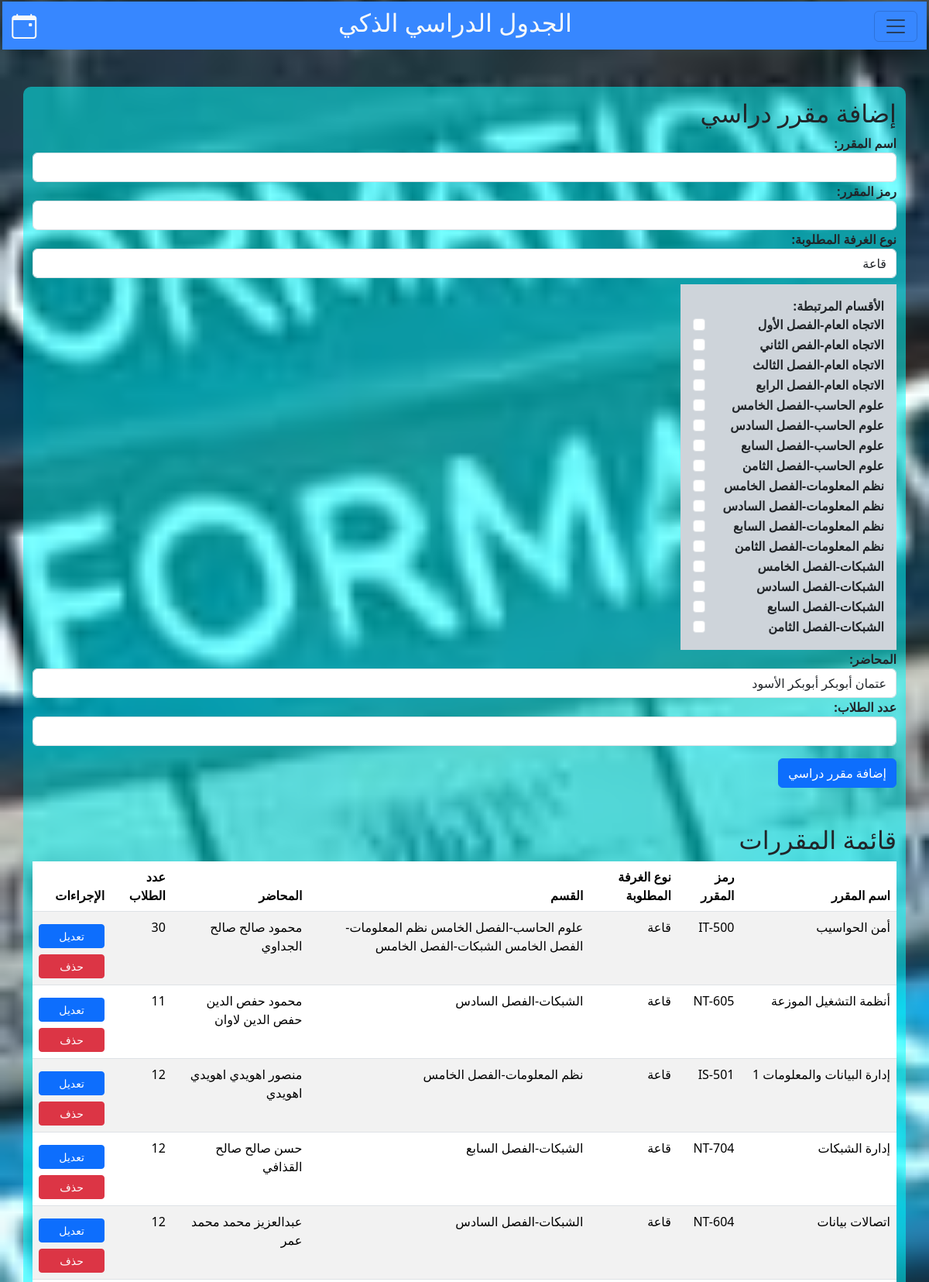
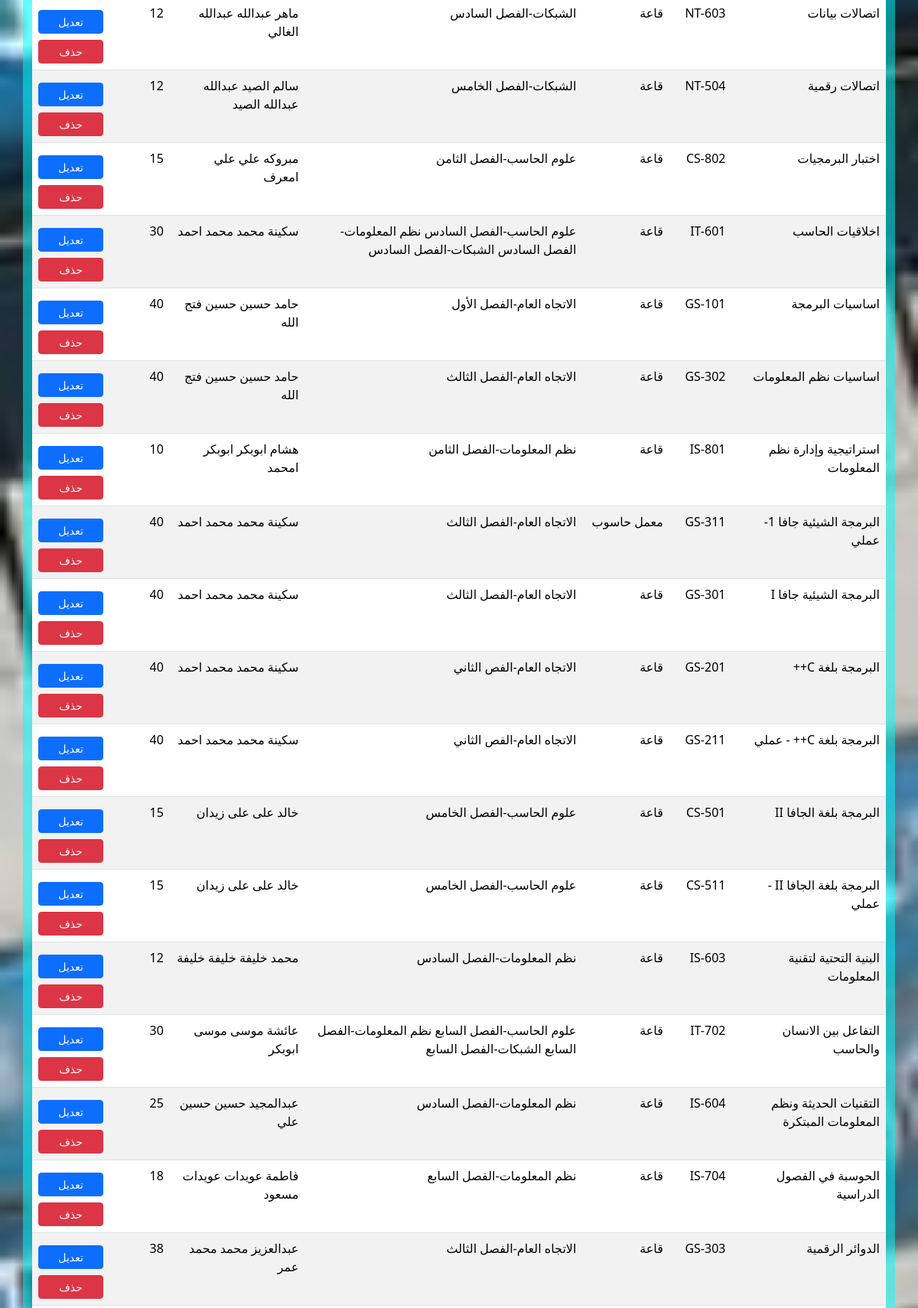
The page /add_course/ (signed in, upper part) on the database its author committed (2 pictures, top to bottom).
### scheduler/models.py (models this page shows, shortened)
class Department(models.Model):
    name = models.CharField(max_length=100)
    code = models.CharField(max_length=20)
    semester = models.ForeignKey(Semester, on_delete=models.CASCADE, null=True)
    college = models.ForeignKey(College, on_delete=models.CASCADE)
    def __str__(self):
        return f"{self.name}-{self.semester}"

class Semester(models.Model):
    semester_name = models.CharField(max_length=30, null=True)
    semester_number = models.IntegerField()
    college = models.ForeignKey(College, on_delete=models.CASCADE)
    def __str__(self):
        return str(self.semester_name)

class Course(models.Model):
    ROOM_TYPES = [
        ('hall', 'قاعة'),
        ('computer_lab', 'معمل حاسوب'),
        ('chemistry_lab', 'معمل كيمياء'),
        ('rocks_lab', 'معمل صخور'),
        ('biology_lab', 'معمل أحياء'),
    ]
    name = models.CharField(max_length=100)
    code = models.CharField(max_length=20)
    department = models.ManyToManyField(Department)
    lecturer = models.ForeignKey(Lecturer, on_delete=models.CASCADE)
    student_count = models.IntegerField(default=0)
    college = models.ForeignKey(College, on_delete=models.CASCADE)
    required_room_type = models.CharField(max_length=20, choices=ROOM_TYPES, default='hall')

class Lecturer(models.Model):
    name = models.CharField(max_length=100)
    number = models.IntegerField()
    college = models.ForeignKey(College, on_delete=models.CASCADE)

### scheduler/views.py (the view, shortened to what this page needs)
# urls.py: path('add_course/', views.add_course, name='add_course'),
@login_required(login_url='Login_view')
def add_course(request):
    user_college = get_object_or_404(College, user=request.user)
    courses = Course.objects.filter(college=user_college).order_by('name')
    departments = Department.objects.filter(college=user_college)
    lecturers = Lecturer.objects.filter(college=user_college)
    return render(request, 'add_course.html', {
        'courses': courses,
        'departments': departments,
        'lecturers': lecturers,
    })

### templates/add_course.html (shortened to what this page needs)
{% extends 'base.html'%}
{% load static %}
{% block contant %}
<div class="add">
    <nav class="navbar sticky-top"  >
        <div class="container-fluid">
          <i class="bi bi-calendar-event fs-2 text-light"></i>
          <h2 class="text-light"> الجدول الدراسي الذكي</h2>
          <button class="navbar-toggler " type="button"  data-bs-toggle="offcanvas" data-bs-target="#offcanvasNavbar" aria-controls="offcanvasNavbar" aria-label="Toggle navigation">
            <span class="navbar-toggler-icon "></span>
          </button>
    </nav>
    <div class="container mt-5 add" dir="rtl">
        <h2>إضافة مقرر دراسي</h2>
        <form method="POST">
            <div class="form-group">
                <label class="fw-bold" for="name">اسم المقرر:</label>
                <input type="text" name="name" id="name" class="form-control" required>
            </div>
            <div class="form-group">
                <label class="fw-bold" for="code">رمز المقرر:</label>
                <input type="text" name="code" id="code" class="form-control" required>
            </div>
            <div class="form-group">
                <label class="fw-bold" for="required_room_type">نوع الغرفة المطلوبة:</label>
                <select name="required_room_type" id="required_room_type" class="form-control" required>
                    <option value="hall">قاعة</option>
                </select>
            </div>
            <div class="form-group bg-dark-subtle mt-2 p-3 w-25">
                <label class="fw-bold" for="departments">الأقسام المرتبطة:</label>
                <div id="departments">
                    {% for department in departments %}
                        <div class="form-check">
                            <input type="checkbox" name="departments" value="{{ department.id }}" class="form-check-input" id="department_{{ department.id }}">
                            <label class="fw-bold form-check-label" for="department_{{ department.id }}">{{ department }}</label>
                        </div>
                    {% endfor %}
                </div>
            </div>
            <div class="form-group">
                <label  for="lecturer" class="fw-bold">المحاضر:</label>
                <select name="lecturer" id="lecturer" class="form-control">
                    {% for lecturer in lecturers %}
                        <option value="{{ lecturer.id }}">{{ lecturer.name }}</option>
                    {% endfor %}
                </select>
            </div>
            <div class="form-group">
                <label class="fw-bold" for="student_count">عدد الطلاب:</label>
                <input type="number" name="student_count" id="student_count" class="form-control" required>
            </div>
            <button type="submit" class="btn btn-primary mt-3">إضافة مقرر دراسي</button>
        </form>
        <h2 class="mt-5">قائمة المقررات</h2>
<table class="table table-striped">
    <thead>
        <tr>
            <th>اسم المقرر</th>
            <th>رمز المقرر</th>
            <th>نوع الغرفة المطلوبة</th>
            <th>القسم</th>
            <th>المحاضر</th>
            <th>عدد الطلاب</th>
            <th>الإجراءات</th>
        </tr>
    </thead>
    <tbody>
        {% for course in courses %}
        <tr>
            <td>{{ course.name }}</td>
            <td>{{ course.code }}</td>
            <td>{{ course.get_required_room_type_display }}</td>
            <td>
                {% for department in course.department.all %}
                    {{ department}}
                {% endfor %}
            </td>
            <td>{{ course.lecturer.name }}</td>
            <td>{{ course.student_count }}</td>
            <td>
                <a href="{% url 'edit_course' course.id %}" class="btn btn-primary btn-sm my-2 w-100">تعديل</a>
                <a href="{% url 'delete_course' course.id %}" class="btn btn-danger btn-sm w-100">حذف</a>
            </td>
        </tr>
        {% endfor %}
    </tbody>
</table>
    </div>
</div>
{% endblock %}

### schedule_optimizer/static/css/main.css (style rules this page uses)
.navbar { background-color: rgb(55, 135, 255); margin: .1rem .2rem; height: 3.9rem; }
.container { background-color:rgba(0, 255, 255, 0.5); padding: 15px; border-radius: 10px; }
.form-check { display: flex; align-items: center; margin-bottom: 0.5rem; }
.form-check-label { margin-left: 10px; }

### rows shown on the page
Department: name+semester "الاتجاه العام-الفصل الأول"
Department: name+semester "الاتجاه العام-الفص الثاني"
Department: name+semester "الاتجاه العام-الفصل الثالث"
Department: name+semester "الاتجاه العام-الفصل الرابع"
Department: name+semester "علوم الحاسب-الفصل الخامس"
Department: name+semester "علوم الحاسب-الفصل السادس"
Department: name+semester "علوم الحاسب-الفصل السابع"
Department: name+semester "علوم الحاسب-الفصل الثامن"
Department: name+semester "نظم المعلومات-الفصل الخامس"
Department: name+semester "نظم المعلومات-الفصل السادس"
Department: name+semester "نظم المعلومات-الفصل السابع"
Department: name+semester "نظم المعلومات-الفصل الثامن"
Department: name+semester "الشبكات-الفصل الخامس"
Department: name+semester "الشبكات-الفصل السادس"
Department: name+semester "الشبكات-الفصل السابع"
Department: name+semester "الشبكات-الفصل الثامن"
Course: name "أمن الحواسيب", code "IT-500", required_room_type "قاعة", lecturer.name "محمود صالح صالح الجداوي", student_count "30"
Course: name "أنظمة التشغيل الموزعة", code "NT-605", required_room_type "قاعة", lecturer.name "محمود حفص الدين حفص الدين لاوان", student_count "11"
Course: name "إدارة البيانات والمعلومات 1", code "IS-501", required_room_type "قاعة", lecturer.name "منصور اهويدي اهويدي اهويدي", student_count "12"
Course: name "إدارة الشبكات", code "NT-704", required_room_type "قاعة", lecturer.name "حسن صالح صالح القذافي", student_count "12"
Course: name "اتصالات بيانات", code "NT-604", required_room_type "قاعة", lecturer.name "عبدالعزيز محمد محمد عمر", student_count "12"
Course: name "اتصالات بيانات", code "NT-603", required_room_type "قاعة", lecturer.name "ماهر عبدالله عبدالله الغالي", student_count "12"
Course: name "اتصالات رقمية", code "NT-504", required_room_type "قاعة", lecturer.name "سالم الصيد عبدالله عبدالله الصيد", student_count "12"
Course: name "اختبار البرمجيات", code "CS-802", required_room_type "قاعة", lecturer.name "مبروكه علي علي امعرف", student_count "15"
Course: name "اخلاقيات الحاسب", code "IT-601", required_room_type "قاعة", lecturer.name "سكينة محمد محمد احمد", student_count "30"
Course: name "اساسيات البرمجة", code "GS-101", required_room_type "قاعة", lecturer.name "حامد حسين حسين فتج الله", student_count "40"
Course: name "اساسيات نظم المعلومات", code "GS-302", required_room_type "قاعة", lecturer.name "حامد حسين حسين فتج الله", student_count "40"
Course: name "استراتيجية وإدارة نظم المعلومات", code "IS-801", required_room_type "قاعة", lecturer.name "هشام ابوبكر ابوبكر امحمد", student_count "10"
Course: name "البرمجة الشيئية جافا 1-عملي", code "GS-311", required_room_type "معمل حاسوب", lecturer.name "سكينة محمد محمد احمد", student_count "40"
Course: name "البرمجة الشيئية جافا I", code "GS-301", required_room_type "قاعة", lecturer.name "سكينة محمد محمد احمد", student_count "40"
Course: name "البرمجة بلغة C++", code "GS-201", required_room_type "قاعة", lecturer.name "سكينة محمد محمد احمد", student_count "40"
Course: name "البرمجة بلغة C++ - عملي", code "GS-211", required_room_type "قاعة", lecturer.name "سكينة محمد محمد احمد", student_count "40"
Course: name "البرمجة بلغة الجافا II", code "CS-501", required_room_type "قاعة", lecturer.name "خالد على على زيدان", student_count "15"
Course: name "البرمجة بلغة الجافا II - عملي", code "CS-511", required_room_type "قاعة", lecturer.name "خالد على على زيدان", student_count "15"
Course: name "البنية التحتية لتقنية المعلومات", code "IS-603", required_room_type "قاعة", lecturer.name "محمد خليفة خليفة خليفة", student_count "12"
Course: name "التفاعل بين الانسان والحاسب", code "IT-702", required_room_type "قاعة", lecturer.name "عائشة موسى موسى ابوبكر", student_count "30"
Course: name "التقنيات الحديثة ونظم المعلومات المبتكرة", code "IS-604", required_room_type "قاعة", lecturer.name "عبدالمجيد حسين حسين علي", student_count "25"
Course: name "الحوسبة في الفصول الدراسية", code "IS-704", required_room_type "قاعة", lecturer.name "فاطمة عويدات عويدات مسعود", student_count "18"
Course: name "الدوائر الرقمية", code "GS-303", required_room_type "قاعة", lecturer.name "عبدالعزيز محمد محمد عمر", student_count "38"

### other values the page prints
form field lecturer "عتمان أبوبكر أبوبكر الأسود"
